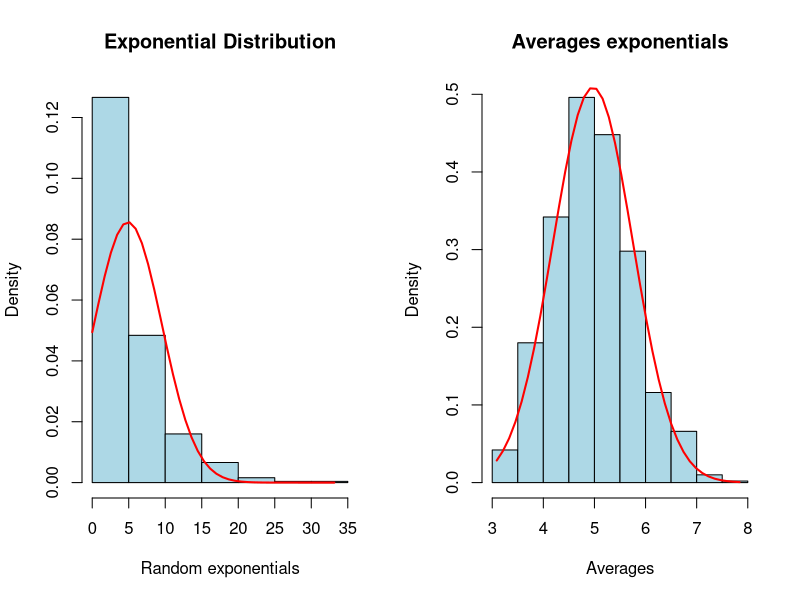

Generate this figure with R:
## ---- chunk 1
library(ggplot2)
## ---- chunk 2
lambda <- 0.2
smn <- mean(rexp(40, lambda))
mn <- 1/lambda

compMeans <- data.frame(Types=c("Sample Mean", "Theorical Mean"), 
                        Values=c(smn, mn))
p <- ggplot(data=compMeans, aes(x=Types, y=Values)) +
        geom_bar(stat="identity", fill="steelblue", width=0.5) +
        ggtitle("Compare Means")
## ---- chunk 3
svariance <- var(rexp(40, lambda))
variance <- mn^2

compVariance <- data.frame(Types=c("Sample Variance", "Theorical Variance"), 
                           Values=c(svariance, variance))
p <- ggplot(data=compVariance, aes(x=Types, y=Values)) +
        geom_bar(stat="identity", fill="steelblue", width=0.5) +
        ggtitle("Compare Variances")
## ---- chunk 4
random <- rexp(runif(1000), lambda)
mns = NULL
for (i in 1 : 1000) mns = c(mns, mean(rexp(runif(40), lambda)))
## ---- chunk 5
par(mfrow=c(1,2))
hist(random, prob=TRUE, main="Exponential Distribution", 
     xlab="Random exponentials", col = "lightblue")
x <- seq(min(random), max(random), length = 40)
f <- dnorm(x, mean = mean(random), sd = sd(random))
lines(x, f, col = "red", lwd = 2)

hist(mns, prob=TRUE, main="Averages exponentials", 
     xlab="Averages", col = "lightblue")
x <- seq(min(mns), max(mns), length = 40)
f <- dnorm(x, mean = mean(mns), sd = sd(mns))
lines(x, f, col = "red", lwd = 2)
## ---- chunk 6
tg <- ToothGrowth
str(tg)
## ---- chunk 7
summary(tg)
## ---- chunk 8
tg_oj <- tg[tg$supp=="OJ",]
tg_vc <- tg[tg$supp=="VC",]
## ---- chunk 9
t.test(tg_oj$len, tg_vc$len, paired=TRUE, var.equal=TRUE)
## ---- chunk 10
v_dose <- unique(tg$dose)
tg_supp1 <- tg[tg$dose==v_dose[1],]
tg_supp2 <- tg[tg$dose==v_dose[2],]
tg_supp3 <- tg[tg$dose==v_dose[3],]
## ---- chunk 11
t.test(tg_supp1$len, tg_supp2$len, paired=TRUE, var.equal=TRUE)
t.test(tg_supp1$len, tg_supp3$len, paired=TRUE, var.equal=TRUE)
t.test(tg_supp2$len, tg_supp3$len, paired=TRUE, var.equal=TRUE)
